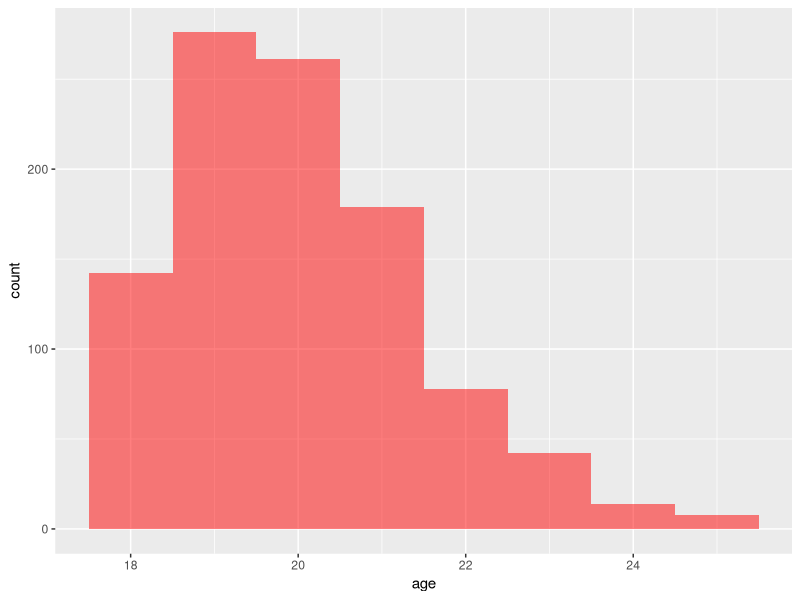
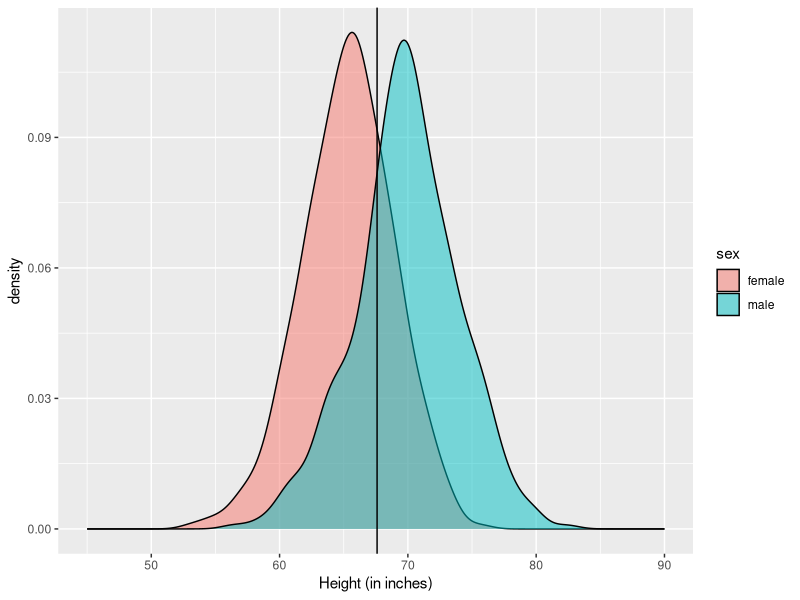
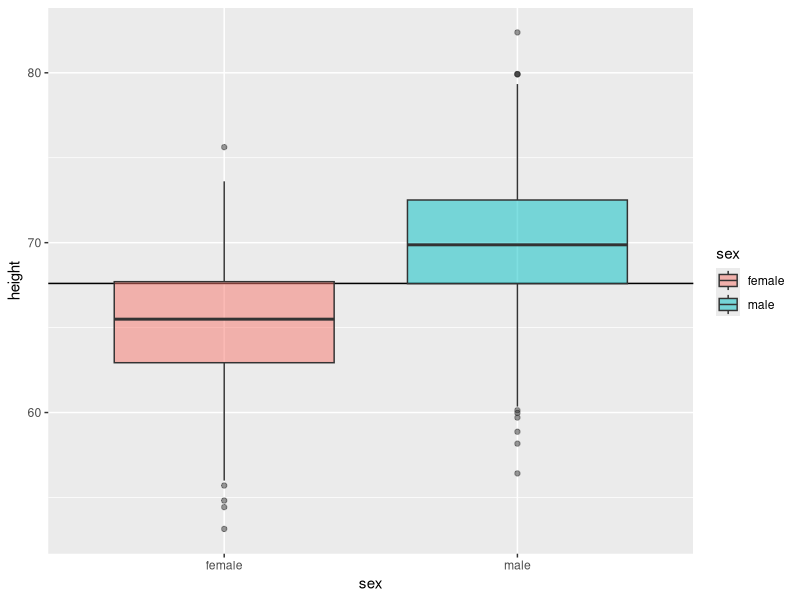
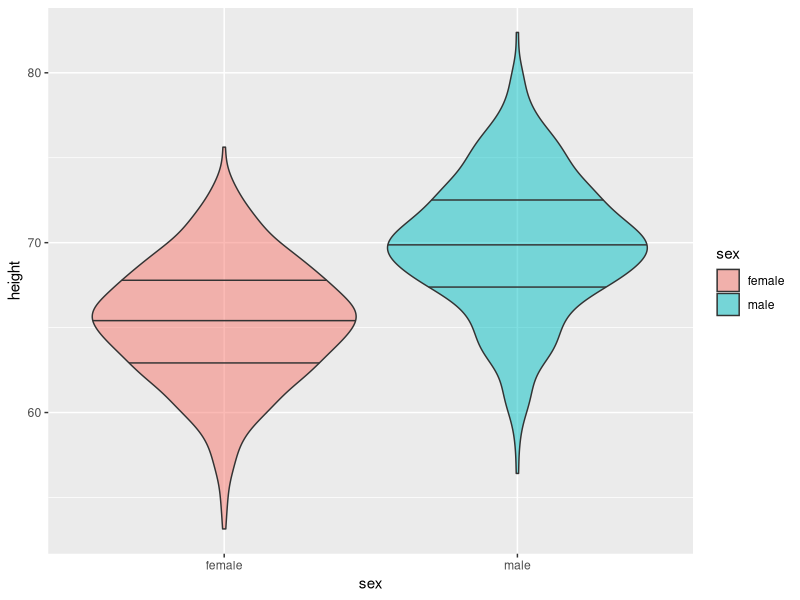
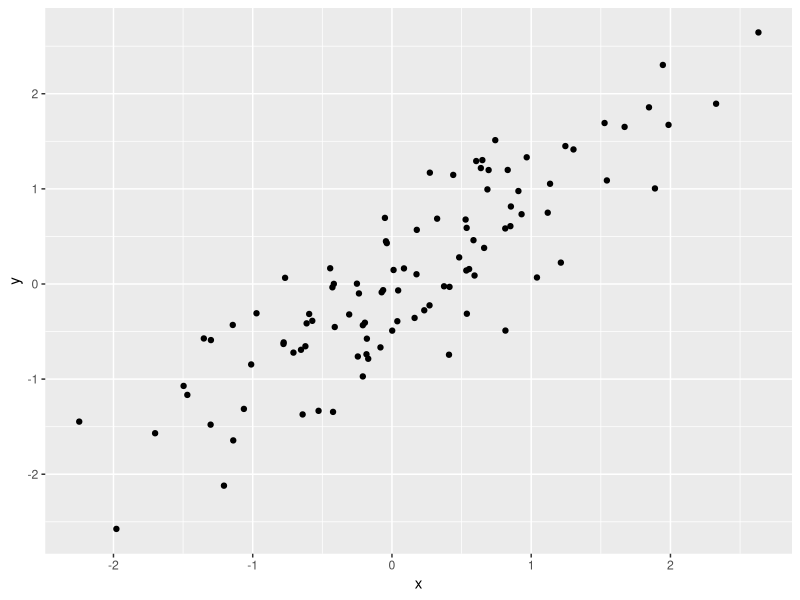
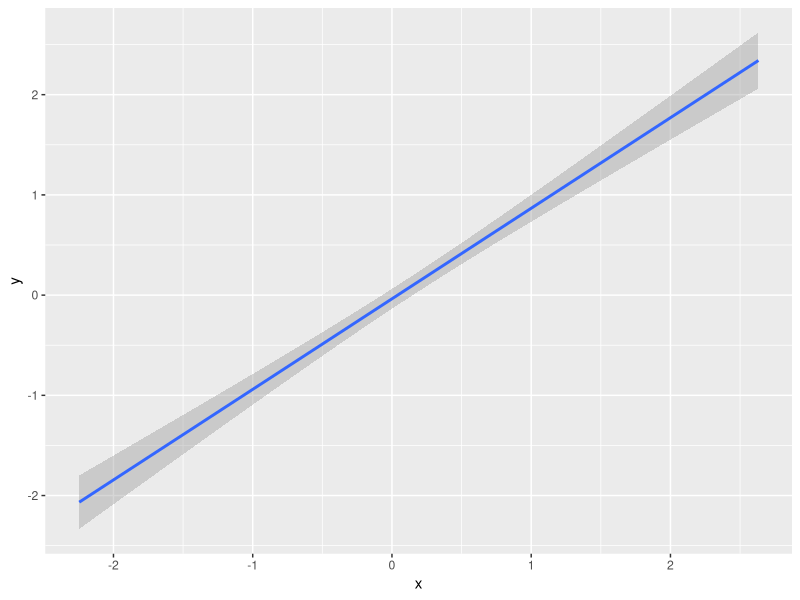
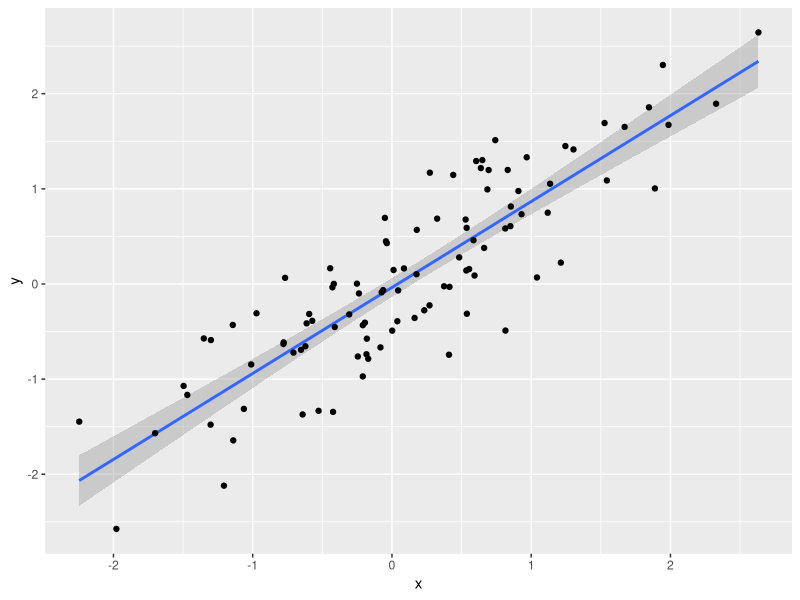
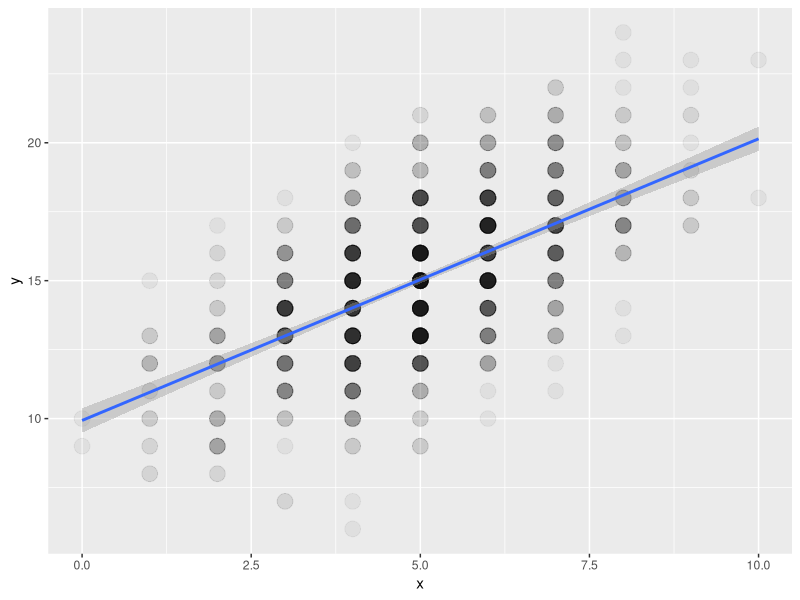

Source code (R) for these figures, in order:
## ---- chunk 1
library(tidyverse)
library(viridis)
## ---- chunk 2

data.frame(
  age = rpois(1000, 2) + 18
) %>%
  ggplot(aes(age)) +
  geom_histogram(binwidth = 1, fill="red", alpha=0.5)
  
## ---- chunk 3

df <- data.frame(
  sex = rep(c("male", "female"), each = 500),
  height = c(rnorm(500, 70, 4), rnorm(500, 65, 3.5))
) 
  
ggplot(df, aes(height, fill=sex)) +
  geom_density(alpha=0.5) +
  geom_vline(xintercept = mean(df$height)) +
  xlim(45, 90) +
  xlab("Height (in inches)")

## ---- chunk 4
ggplot(df, aes(sex, height, fill=sex)) +
  geom_hline(yintercept = mean(df$height)) +
  geom_boxplot(alpha=0.5)
## ---- chunk 5
ggplot(df, aes(sex, height, fill=sex)) +
  geom_violin(draw_quantiles = c(0.25, 0.5, 0.75), alpha=0.5)
## ---- chunk 6

df2 <- data.frame(
  x = rnorm(100)
) %>%
  mutate(y = x + rnorm(100, 0, 0.5))

ggplot(df2, aes(x, y)) +
  geom_point()

## ---- chunk 7
ggplot(df2, aes(x, y)) +
  geom_smooth(method="lm")
## ---- chunk 8
ggplot(df2, aes(x, y)) +
  geom_smooth(method="lm") +
  geom_point()
## ---- chunk 9

df3 <- data.frame(
  x = rbinom(1000, 10, 0.5)
) %>%
  mutate(y = x + rbinom(1000, 20, 0.5))

ggplot(df3, aes(x, y)) +
  geom_point(size = 5, alpha = .05) +
  geom_smooth(method="lm")

## ---- chunk 10

df3 %>%
  group_by(x, y) %>%
  summarise(count = n()) %>%
  ggplot(aes(x, y, color=count)) +
  geom_point(size = 5) +
  scale_color_viridis()

## ---- chunk 11

data.frame(
  a1 = rnorm(100),
  b1 = rnorm(100)
) %>% 
mutate(
  a2 = a1 + rnorm(100),
  a3 = a1 + rnorm(100),
  a4 = a1 + rnorm(100),
  b2 = b1 + rnorm(100),
  b3 = b1 + rnorm(100),
  b4 = b1 + rnorm(100)
) %>%
  cor() %>%
  as.data.frame() %>%
  rownames_to_column(var = "V1") %>%
  gather("V2", "r", a1:b4) %>%
  ggplot(aes(V1, V2, fill=r)) +
  geom_tile() +
  scale_fill_viridis()
  
